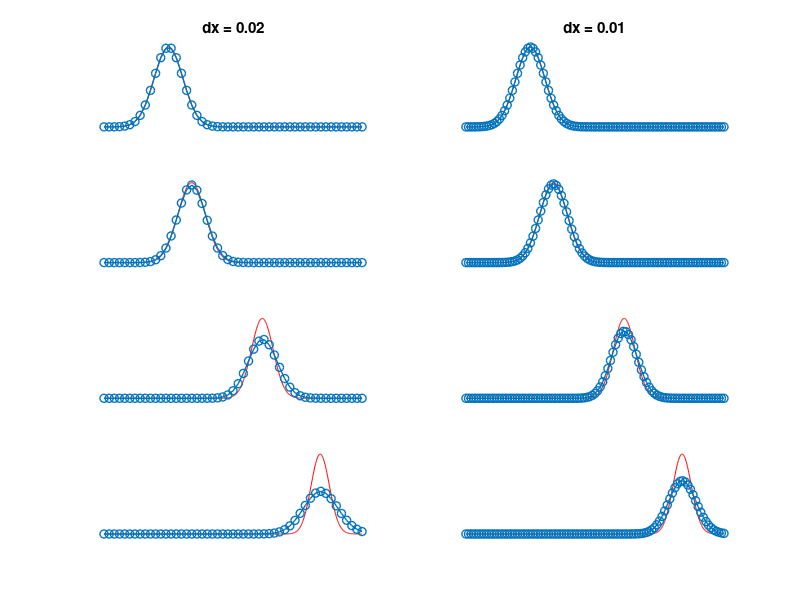
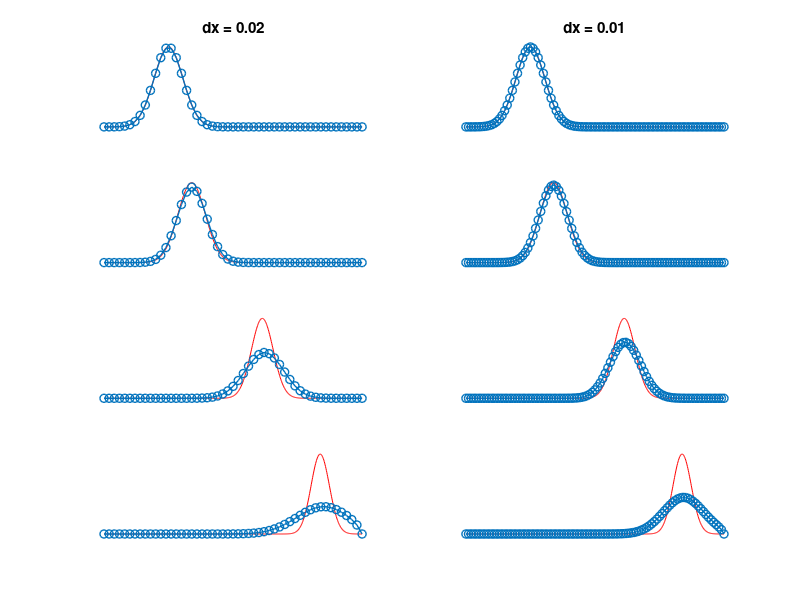
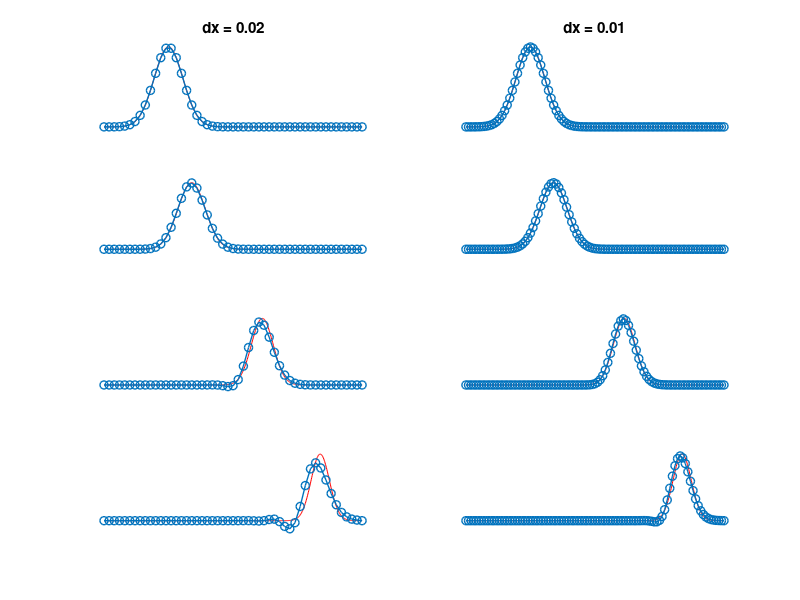

Reproduce these figures in MATLAB, in order.
function advectfigs(J,L)
% ADVECTFIGS  Reproduce Figure 4.8 in Morton & Mayers 2nd ed. using three
% three different schemes,
%   FIGURE   SCHEME
%     1        upwind version of Figure 4.8
%     2        Lax-Friedrichs version of Figure 4.8
%     3        Lax-Wendroff (true) version of Figure 4.8
% Form:  advectfigs(J,L)  where J is number of spatial subintervals
% in the left columns (the right column uses 2J) and L is length of x-axis.
% Uses CFL to determine the time step.
% Example:  >> advectfigs(50,1.0)

if nargin<2, L = 1.0;  end
if nargin<1, J = 50;   end

% need a function for a(x,t), which is always positive
a = @(x,t) (1 + x.^2) ./ (1 + 2*x.*t + 2*x.^2 + x.^4);
amax = 1;                              % because numerator <= denominator
nu0 = 1;                               % max dt allowed under CFL

% function for initial condition
uinitial = @(x) exp(-10 * (4 * x - 1).^2);
% needed when showing exact solution:
xstar    = @(x,t) x - t ./ (1 + x.^2);

% do three numerical schemes
xfine = 0:L/600:L;
tf = [0 0.1 0.5 1.0];
for fig=1:3
  for k=0:1                            % k=0 left column, k=1 right column
    dx = L / J;
    dt = nu0 * dx / amax;              % use CFL to find dt
    nu = dt/dx;                        % constant not using a(x,t)
    if k==1
      dx = dx/2;  dt = dt/2;           % ... but nu is same
    end
    x = 0:dx:L;
    for q=1:4                          % loop over final time (and figure row)
      u = uinitial(x);
      t = 0:dt:tf(q);
      for n=1:length(t)-1
        if fig==1                        % upwind
          an = a(x(2:end),t(n));         % values a(x_j,t_n)
          unew = zeros(size(x));
          unew(2:end) = u(2:end) - nu * an .* (u(2:end) - u(1:end-1));
          u = unew;
        end
        if fig==2                        % Lax-Friedrichs
          an = a(x(2:end-1),t(n));       % values a(x_j,t_n)
          unew = zeros(size(x));
          unew(2:end-1) = 0.5 * (u(1:end-2) + u(3:end)) - ...
                             0.5 * nu * an .* (u(3:end) - u(1:end-2));
          u = unew;
        end
        if fig==3                          % Lax-Wendroff combines L-F and leapfrog
          astag = a(x(1:end-1)+0.5*dx,t(n)); % values a(x_{j+1/2},t_n)
          ustag = 0.5 * (u(1:end-1) + u(2:end)) - ...
                    0.5 * nu * astag .* (u(2:end) - u(1:end-1));
          an = a(x(2:end-1),t(n)+dt/2);    % values a(x_j,t_{n+1/2})
          unew = zeros(size(x));
          unew(2:end-1) = u(2:end-1) - nu * an .* (ustag(2:end) - ustag(1:end-1));
          u = unew;
        end
      end
      figure(fig),  subplot(4,2, 2 * (q-1) + k + 1)
      plot(xfine,uinitial(xstar(xfine,tf(q))),'r')   % exact soln on fine grid
      hold on,  plot(x,u,'o-','markersize',6,'linewidth',1.0)    % numerical soln
      if q==1, title(sprintf('dx = %.2f',dx)), end
      if k==0, xlabel(sprintf('               at t = %.1f',tf(q))), end
      hold off,  axis off
    end
  end
end
